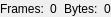
<?xml version="1.0" encoding="UTF-8"?>
<ui version="4.0">
 <class>SAKStatisticianToolUi</class>
 <widget class="QWidget" name="SAKStatisticianToolUi">
  <property name="geometry">
   <rect>
    <x>0</x>
    <y>0</y>
    <width>111</width>
    <height>17</height>
   </rect>
  </property>
  <property name="minimumSize">
   <size>
    <width>0</width>
    <height>0</height>
   </size>
  </property>
  <property name="windowTitle">
   <string>Form</string>
  </property>
  <layout class="QHBoxLayout" name="horizontalLayout">
   <property name="leftMargin">
    <number>0</number>
   </property>
   <property name="topMargin">
    <number>0</number>
   </property>
   <property name="rightMargin">
    <number>0</number>
   </property>
   <property name="bottomMargin">
    <number>0</number>
   </property>
   <item>
    <widget class="QLabel" name="label">
     <property name="text">
      <string>Frames:</string>
     </property>
    </widget>
   </item>
   <item>
    <widget class="QLabel" name="labelFrames">
     <property name="sizePolicy">
      <sizepolicy hsizetype="Preferred" vsizetype="Preferred">
       <horstretch>0</horstretch>
       <verstretch>0</verstretch>
      </sizepolicy>
     </property>
     <property name="text">
      <string notr="true">0</string>
     </property>
    </widget>
   </item>
   <item>
    <widget class="QLabel" name="label_2">
     <property name="text">
      <string>Bytes:</string>
     </property>
    </widget>
   </item>
   <item>
    <widget class="QLabel" name="labelBytes">
     <property name="sizePolicy">
      <sizepolicy hsizetype="Preferred" vsizetype="Preferred">
       <horstretch>0</horstretch>
       <verstretch>0</verstretch>
      </sizepolicy>
     </property>
     <property name="text">
      <string notr="true">0</string>
     </property>
    </widget>
   </item>
  </layout>
 </widget>
 <resources/>
 <connections/>
</ui>
